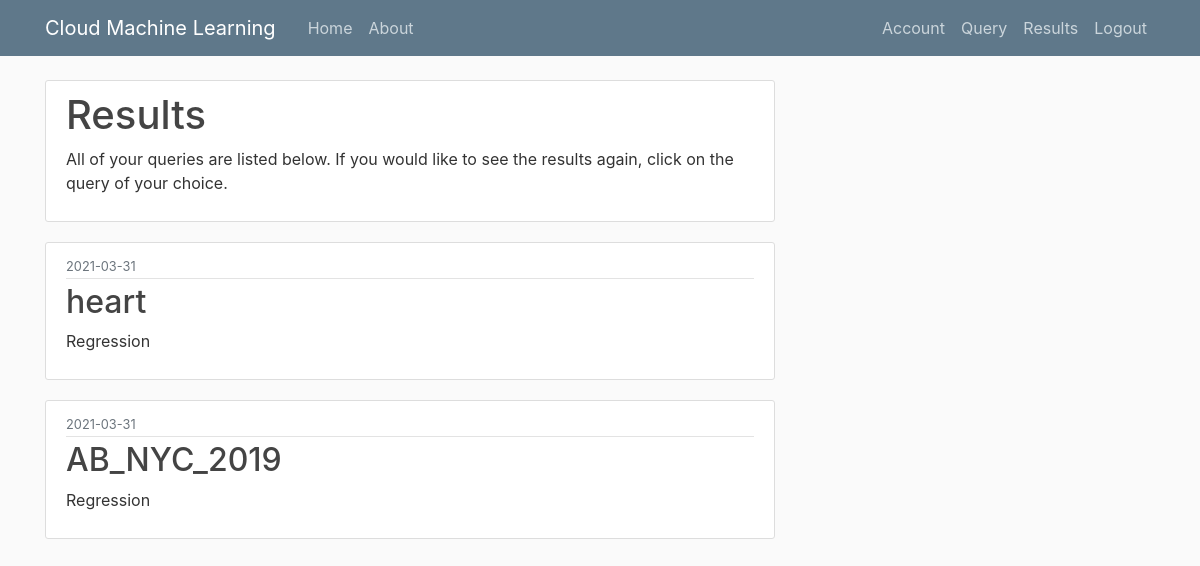
The page /results (signed in) on the database its author committed.
### website/db_models.py (models this page shows, shortened)
class Query(db.Model):
    id = db.Column(db.Integer, primary_key=True)
    name = db.Column(db.String(100), nullable=False)
    title = db.Column(db.String(100), nullable=False)
    recover_title = db.Column(db.String(100), nullable=False)
    ml_type = db.Column(db.String(20), nullable=False, default='Regression')
    date_posted = db.Column(db.DateTime, nullable=False, default=datetime.utcnow)
    user_id = db.Column(db.Integer, db.ForeignKey('user.id'), nullable=False)

### website/routes.py (the view)
@app.route("/results", methods=['GET', 'POST'])
@login_required
def results():
	posts = Query.query.filter_by(user_id=current_user.id).all()
	return render_template('results.html', title='Results', posts=posts)

### website/db_models.py (called while the page is built)
@login_manager.user_loader
def load_user(user_id):
    return User.query.get(int(user_id))

### website/templates/results.html
{% extends "layout.html" %}
{% block content %}
	<div class="content-section">
		<h1>Results</h1>
		<p>
			All of your queries are listed below.
			If you would like to see the results again, click
			on the query of your choice.
		</p>
	</div>
	 {% for post in posts %}
        <article class="media content-section">
          <div class="media-body">
            <div class="article-metadata">
              <small class="text-muted">{{ post.date_posted.strftime('%Y-%m-%d') }}</small>
            </div>
            <h2>{{ post.name }}</h2>
            <p>{{ post.ml_type }}</p>
          </div>
        </article>
    {% endfor %}
{% endblock content %}

### website/static/main.css (style rules this page uses)
body { background: #fafafa; color: #333333; margin-top: 5rem; }
h1, h2, h3, h4, h5, h6 { color: #444444; }
.content-section { background: #ffffff; padding: 10px 20px; border: 1px solid #dddddd; border-radius: 3px; margin-bottom: 20px; }
.article-metadata { padding-bottom: 1px; margin-bottom: 4px; border-bottom: 1px solid #e3e3e3 }

### rows shown on the page
Query: date_posted "2021-03-31", name "heart", ml_type "Regression"
Query: date_posted "2021-03-31", name "AB_NYC_2019", ml_type "Regression"
